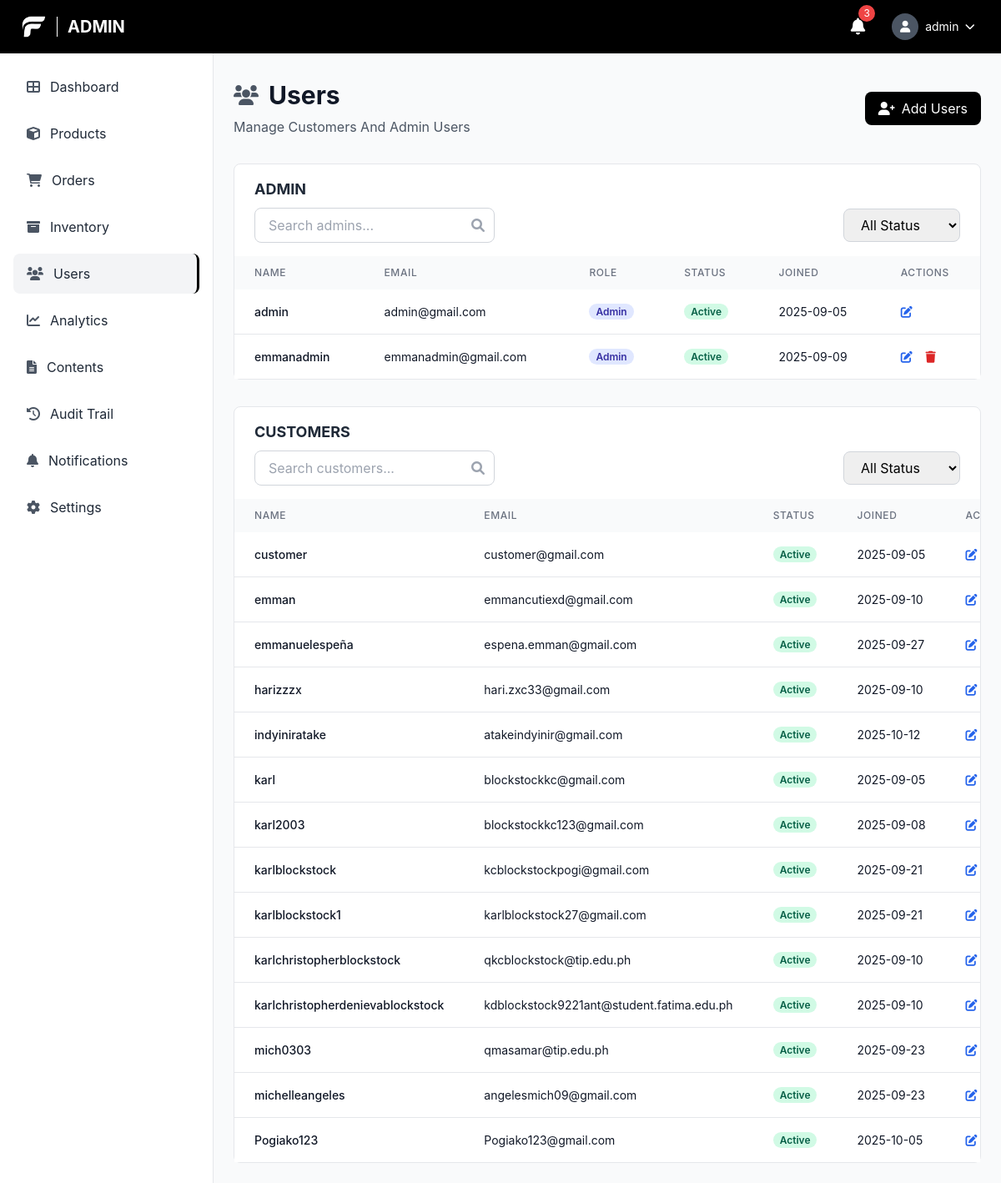
/admin/users.php (signed in), run on an earlier commit of the app's database.
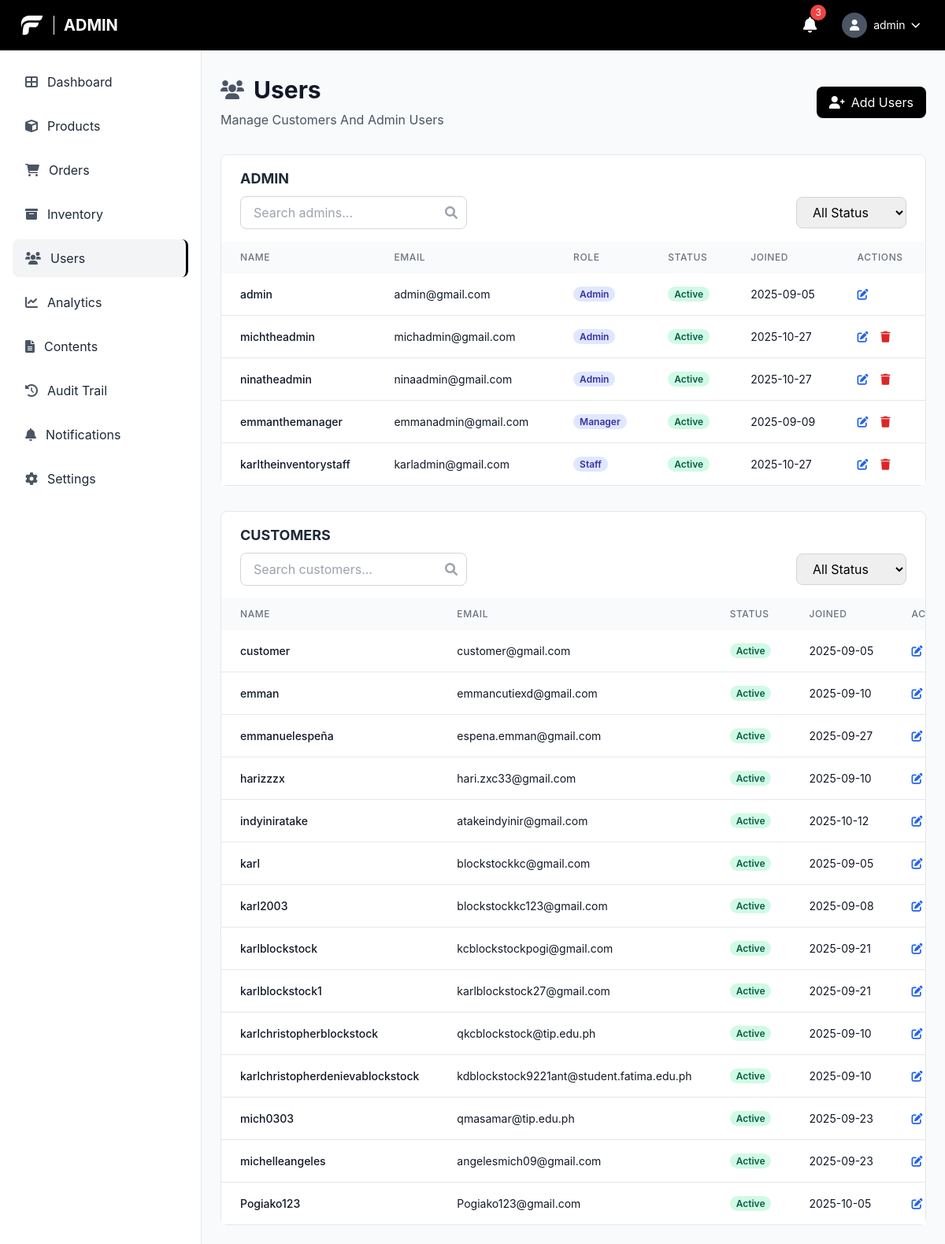
And on a later commit of the database.
### tables this page shows
CREATE TABLE `users` (
  `user_id` bigint(20) UNSIGNED NOT NULL,
  `username` varchar(100) NOT NULL,
  `email` varchar(150) NOT NULL,
  `phone` varchar(20) DEFAULT NULL,
  `date_of_birth` date DEFAULT NULL,
  `address` varchar(255) DEFAULT NULL,
  `password_hash` varchar(255) DEFAULT NULL,
  `google_id` varchar(255) DEFAULT NULL,
  `role` enum('admin','manager','staff','customer') NOT NULL DEFAULT 'customer',
  `status` enum('active','inactive','suspended') NOT NULL DEFAULT 'active',
  `created_at` timestamp NOT NULL DEFAULT current_timestamp(),
  `updated_at` timestamp NOT NULL DEFAULT current_timestamp() ON UPDATE current_timestamp(),
  `last_login` timestamp NULL DEFAULT NULL,
  `first_name` varchar(100) DEFAULT NULL,
  `last_name` varchar(100) DEFAULT NULL,
  `profile_picture` varchar(255) DEFAULT NULL,
  `otp` varchar(6) DEFAULT NULL,
  `otp_expiry` datetime DEFAULT NULL
);

### admin/users.php (the view, shortened to what the rows shown need)
<?php
$pdo = getDBConnection();
$isAdmin = isset($_SESSION['role']) && $_SESSION['role'] === 'admin';
$adminConds = ["role IN ('admin','manager','staff')"];
$adminParams = [];
$adminWhere = 'WHERE ' . implode(' AND ', $adminConds);
$adminSql = "SELECT user_id, username, email, role, status, created_at FROM users $adminWhere ORDER BY FIELD(role,'admin','manager','staff'), username";
$adminStmt = $pdo->prepare($adminSql);
$adminStmt->execute($adminParams);
$admins = $adminStmt->fetchAll();
$custConds = ["role = 'customer'"];
$custParams = [];
$custWhere = 'WHERE ' . implode(' AND ', $custConds);
$custSql = "SELECT user_id, username, email, role, status, created_at FROM users $custWhere ORDER BY username";
$custStmt = $pdo->prepare($custSql);
$custStmt->execute($custParams);
$customers = $custStmt->fetchAll();
?>
<!DOCTYPE html>
<html lang="en">
<head>
    <script src="https://cdn.tailwindcss.com"></script>
    <link href="https://cdnjs.cloudflare.com/ajax/libs/font-awesome/6.0.0/css/all.min.css" rel="stylesheet">
    <link rel="stylesheet" href="../css/style.css">
</head>
<body class="font-body bg-gray-50">
    <header class="bg-black text-white fixed top-0 left-0 right-0 z-50 h-16 flex items-center justify-between px-6">
        <div class="flex items-center space-x-3">
            <h1 class="text-xl font-bold uppercase">Admin</h1>
        </div>
    </header>
    <main class="ml-64 pt-24 pb-6 px-6">
        <div class="mb-8">
            <div class="flex items-center justify-between">
                <div>
                    <div class="flex items-center space-x-3 mb-2"><i class="fas fa-users text-2xl text-gray-600"></i><h1 class="text-3xl font-bold text-gray-900">Users</h1></div>
                </div>
            </div>
        </div>
        <div class="bg-white rounded-lg border border-gray-200 mb-8">
            <div class="overflow-x-auto">
                <table class="w-full">
                    <thead class="bg-gray-50"><tr>
                        <th class="px-6 py-3 text-left text-xs font-medium text-gray-500 uppercase tracking-wider">Name</th>
                        <th class="px-6 py-3 text-left text-xs font-medium text-gray-500 uppercase tracking-wider">Email</th>
                        <th class="px-6 py-3 text-left text-xs font-medium text-gray-500 uppercase tracking-wider">Role</th>
                        <th class="px-6 py-3 text-left text-xs font-medium text-gray-500 uppercase tracking-wider">Status</th>
                        <th class="px-6 py-3 text-left text-xs font-medium text-gray-500 uppercase tracking-wider">Joined</th>
                        <th class="px-6 py-3 text-left text-xs font-medium text-gray-500 uppercase tracking-wider">Actions</th>
                    </tr></thead>
                    <tbody class="bg-white divide-y divide-gray-200">
                    <?php if (empty($admins)): ?>
                        <tr><td colspan="6" class="px-6 py-12 text-center text-gray-500"><i class="fas fa-users text-4xl mb-4"></i><p>No admin/staff accounts</p></td></tr>
                    <?php else: foreach ($admins as $u): ?>
                        <tr class="hover:bg-gray-50">
                            <td class="px-6 py-4 whitespace-nowrap text-sm font-medium text-gray-900"><?php echo htmlspecialchars($u['username']); ?></td>
                            <td class="px-6 py-4 whitespace-nowrap text-sm text-gray-900"><?php echo htmlspecialchars($u['email']); ?></td>
                            <td class="px-6 py-4 whitespace-nowrap text-sm">
                                <?php if (in_array($u['role'], ['admin','manager','staff'])): ?>
                                    <span class="badge badge-admin"><?php echo htmlspecialchars(ucfirst($u['role'])); ?></span>
                                <?php else: ?>
                                    <span class="badge badge-customer">Customer</span>
                                <?php endif; ?>
                            </td>
                            <td class="px-6 py-4 whitespace-nowrap text-sm">
                                <?php if ($u['status'] === 'active'): ?>
                                    <span class="badge badge-active">Active</span>
                                <?php else: ?>
                                    <span class="badge badge-suspended"><?php echo htmlspecialchars(ucfirst($u['status'])); ?></span>
                                <?php endif; ?>
                            </td>
                            <td class="px-6 py-4 whitespace-nowrap text-sm text-gray-900"><?php echo date('Y-m-d', strtotime($u['created_at'])); ?></td>
                            <td class="px-6 py-4 whitespace-nowrap text-sm font-medium">
                                <button class="text-blue-600 hover:text-blue-900" onclick="openEdit(<?php echo $u['user_id']; ?>,'<?php echo htmlspecialchars($u['username'], ENT_QUOTES); ?>','<?php echo htmlspecialchars($u['email'], ENT_QUOTES); ?>','<?php echo $u['role']; ?>','<?php echo $u['status']; ?>')"><i class="fas fa-edit"></i></button>
                                <?php if ($isAdmin && in_array($u['role'], ['admin','manager','staff']) && intval($u['user_id']) !== intval($_SESSION['user_id'])): ?>
                                <button class="text-red-600 hover:text-red-900 ml-3" onclick="confirmDelete(<?php echo $u['user_id']; ?>)"><i class="fas fa-trash"></i></button>
                                <?php endif; ?>
                            </td>
                        </tr>
                    <?php endforeach; endif; ?>
                    </tbody>
                </table>
            </div>
        </div>
        <div class="bg-white rounded-lg border border-gray-200">
            <div class="overflow-x-auto">
                <table class="w-full">
                    <thead class="bg-gray-50"><tr>
                        <th class="px-6 py-3 text-left text-xs font-medium text-gray-500 uppercase tracking-wider">Name</th>
                        <th class="px-6 py-3 text-left text-xs font-medium text-gray-500 uppercase tracking-wider">Email</th>
                        <th class="px-6 py-3 text-left text-xs font-medium text-gray-500 uppercase tracking-wider">Status</th>
                        <th class="px-6 py-3 text-left text-xs font-medium text-gray-500 uppercase tracking-wider">Joined</th>
                        <th class="px-6 py-3 text-left text-xs font-medium text-gray-500 uppercase tracking-wider">Actions</th>
                    </tr></thead>
                    <tbody class="bg-white divide-y divide-gray-200">
                    <?php if (empty($customers)): ?>
                        <tr><td colspan="5" class="px-6 py-12 text-center text-gray-500"><i class="fas fa-user text-4xl mb-4"></i><p>No customers found</p></td></tr>
                    <?php else: foreach ($customers as $u): ?>
                        <tr class="hover:bg-gray-50">
                            <td class="px-6 py-4 whitespace-nowrap text-sm font-medium text-gray-900"><?php echo htmlspecialchars($u['username']); ?></td>
                            <td class="px-6 py-4 whitespace-nowrap text-sm text-gray-900"><?php echo htmlspecialchars($u['email']); ?></td>
                            <td class="px-6 py-4 whitespace-nowrap text-sm">
                                <?php if ($u['status'] === 'active'): ?>
                                    <span class="badge badge-active">Active</span>
                                <?php else: ?>
                                    <span class="badge badge-suspended"><?php echo htmlspecialchars(ucfirst($u['status'])); ?></span>
                                <?php endif; ?>
                            </td>
                            <td class="px-6 py-4 whitespace-nowrap text-sm text-gray-900"><?php echo date('Y-m-d', strtotime($u['created_at'])); ?></td>
                            <td class="px-6 py-4 whitespace-nowrap text-sm font-medium">
                                <button class="text-blue-600 hover:text-blue-900" onclick="openEdit(<?php echo $u['user_id']; ?>,'<?php echo htmlspecialchars($u['username'], ENT_QUOTES); ?>','<?php echo htmlspecialchars($u['email'], ENT_QUOTES); ?>','customer','<?php echo $u['status']; ?>')"><i class="fas fa-edit"></i></button>
                            </td>
                        </tr>
                    <?php endforeach; endif; ?>
                    </tbody>
                </table>
            </div>
        </div>
    </main>
</body>
</html>

What changed in the data, as far as the page shows it:
added users: username "michtheadmin", email "michadmin@gmail.com", role "Admin", status "Active", created_at "2025-10-27", shown under "ADMIN"
added users: username "ninatheadmin", email "ninaadmin@gmail.com", role "Admin", status "Active", created_at "2025-10-27", shown under "ADMIN"
changed users "emmanadmin@gmail.com": username "emmanadmin" → "emmanthemanager"; role "Admin" → "Manager"
added users: username "karltheinventorystaff", email "karladmin@gmail.com", role "Staff", status "Active", created_at "2025-10-27", shown under "ADMIN"
